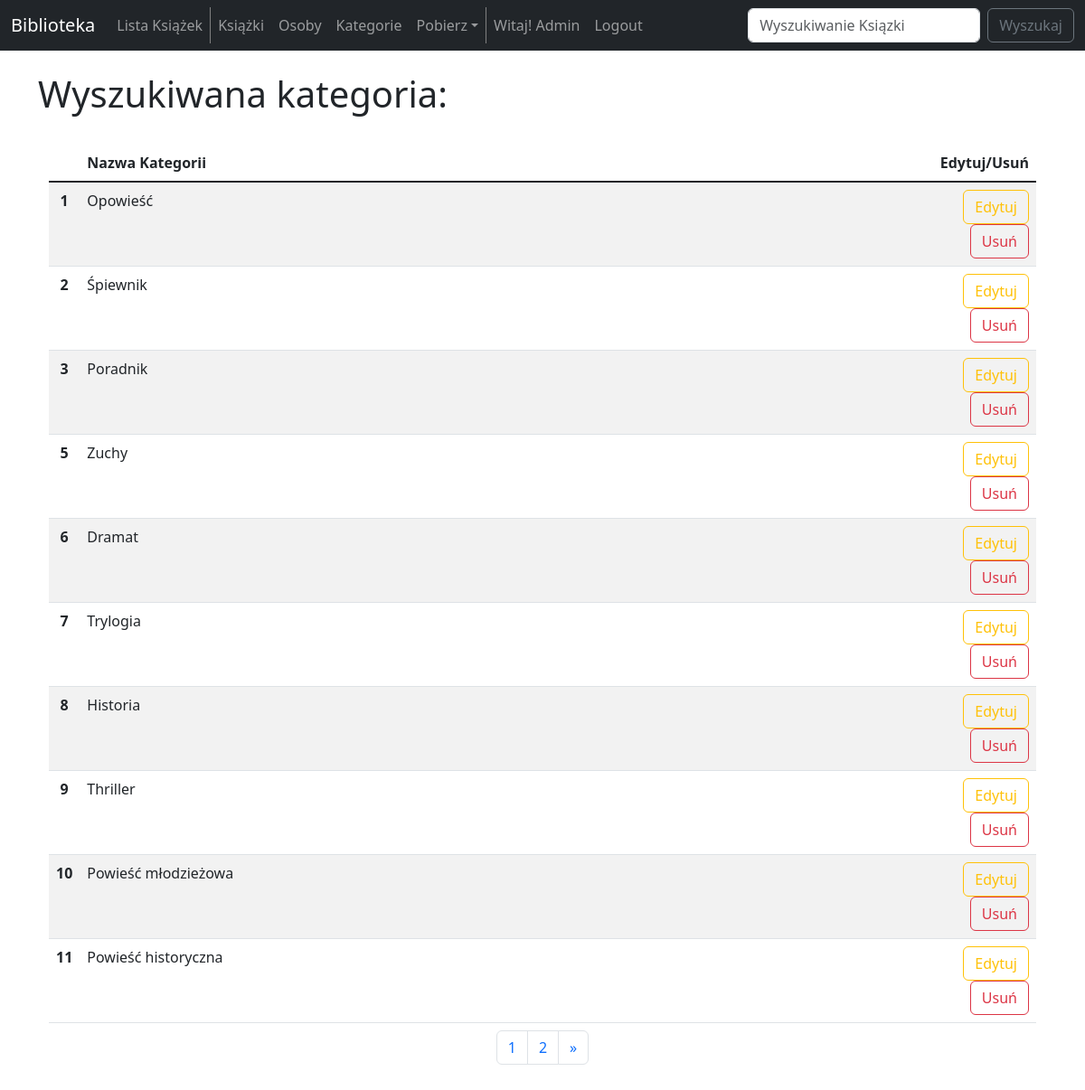
Screenshot of /search_categories_admin/ (signed in) with the database file from the repository.
### biblioteka_app/models.py (models this page shows, shortened)
class ListBookCategory(models.Model):
    name = models.CharField(max_length=100)

### biblioteka_app/views.py (the view)
# urls.py: path('search_categories_admin/', views.search_categories_admin, name="search-categories-admin"),
def search_categories_admin(request):
    if request.method == "POST":
        searched = request.POST['searched']
        request.session['searched'] = searched
    else:
        searched = request.session.get('searched', '')
    categories = ListBookCategory.objects.filter(name__icontains=searched)
    p = Paginator(categories, 10)
    page = request.GET.get('page')
    list_categories = p.get_page(page)
    nums = "a" * list_categories.paginator.num_pages
    return render(request, 'search_categories_admin.html',
                {
                    'searched': searched,
                    'categories': categories,
                    'list_categories': list_categories,
                    'nums': nums,
                })

### biblioteka_app/templates/search_categories_admin.html (shortened to what this page needs)
{% extends 'base.html' %}
{% block content %}
    {% if user.is_authenticated %}
        <div class="row">
            <div class="col-12">
                <h1>
                    Wyszukiwana kategoria: {{ searched }}
                </h1>
            </div>
        </div>
        <br/>
        <div class="container text-center">
            <div class="row">
                <div class="col-12">
                    {% if categories %}
                        <table class="table table-striped">
                            <thead>
                                <tr>
                                    <th scope="col" width="2%"></th>
                                    <th scope="col" class="text-start">Nazwa Kategorii</th>
                                    <th scope="col" class="text-end" width="12%">Edytuj/Usuń</th>
                                </tr>
                            </thead>
                            <tbody class="table-group-divider">
                                {% for category in list_categories %}
                                    <tr>
                                        <th scope="row">{{ category.id }}</th>
                                        <td class="text-start">{{ category.name }}</td>
                                        <td class="text-end">
                                            <a href="{% url 'update-category' category.id %}" class="btn btn-outline-warning">Edytuj</a>
                                            <a href="{% url 'delete-category' category.id %}" class="btn btn-outline-danger">Usuń</a>
                                        </td>
                                    </tr>
                                {% endfor %}
                            </tbody>
                            <caption>
                                <nav aria-label="Page navigation example">
                                    <ul class="pagination justify-content-center">
                                        {% for i in nums %}
                                            <li class="page-item">
                                                <a class="page-link" href="?page={{ forloop.counter }}">{{ forloop.counter }}</a>
                                            </li>
                                        {% endfor %}
                                        {% if list_categories.has_next %}
                                            <li class="page-item">
                                                <a class="page-link" href="?page={{list_categories.paginator.num_pages }}">&raquo</a>
                                            </li>
                                        {% endif %}
                                    </ul>
                                </nav>
                            </caption>
                        </table>
                    {% else %}
                        <p> Nie znaloziono kategorii: {{ searched }}
                    {% endif %}
                </div>
            </div>
        </div>
    {% else %}
        <h3>
            Wybacz, ale musisz być zalogowany/a, aby wejść na tą stronę.
        </h3>
        <a href="{% url 'login' %}">Zaloguj się</a>
    {% endif %}
{% endblock  %}

### biblioteka_app/templates/navbar.html (shortened to what this page needs)
<nav class="navbar navbar-expand-lg navbar-dark bg-dark">
    <div class="container-fluid">
        <a class="navbar-brand" href="{% url 'home' %}">Biblioteka</a>
        <div class="collapse navbar-collapse" id="navbarSupportedContent">
            <ul class="navbar-nav me-auto mb-2 mb-lg-0">
            <li class="nav-item">
                <a class="nav-link" href="{% url 'book-list' %}">Lista Książek</a>
            </li>
            {% if user.is_authenticated %}
            <li class="nav-item">
                <a class="nav-link" href="{% url 'admin-books-list' %}">Książki</a>
            </li>
            <li class="nav-item">
                <a class="nav-link" href="{% url 'peoples-list' %}">Osoby</a>
            </li>
            <li class="nav-item">
                <a class="nav-link" href="{% url 'categories-list' %}">Kategorie</a>
            </li>
            <li class="nav-item dropdown">
                <a class="nav-link dropdown-toggle" role="button" data-bs-toggle="dropdown">Pobierz</a>
            </li>
            <li class="nav-item">
                <a class="nav-link" href="{% url 'user-web' %}">Witaj! {{ user.username|capfirst }}</a>
            </li>
            <li class="nav-item">
                <a class="nav-link" href="{% url 'logout' %}">Logout</a>
            </li>
            {% else %}
            <li class="nav-item">
                <a class="nav-link" href="{% url 'login' %}">Login</a>
            </li>
            {% endif %}
            </ul>
            <form class="d-flex" method=POST action="{% url 'search-main' %}" role="search">
                <input class="form-control me-2" type="search" placeholder="Wyszukiwanie Ksiązki" aria-label="Search" name="searched">
                <button class="btn btn-outline-secondary" type="submit">Wyszukaj</button>
            </form>
        </div>
    </div>
</nav>

### rows the page displays
ListBookCategory: id "1", name "Opowieść"
ListBookCategory: id "2", name "Śpiewnik"
ListBookCategory: id "3", name "Poradnik"
ListBookCategory: id "5", name "Zuchy"
ListBookCategory: id "6", name "Dramat"
ListBookCategory: id "7", name "Trylogia"
ListBookCategory: id "8", name "Historia"
ListBookCategory: id "9", name "Thriller"
ListBookCategory: id "10", name "Powieść młodzieżowa"
ListBookCategory: id "11", name "Powieść historyczna"

### other values shown
{{ user.username|capfirst }} "Admin"
